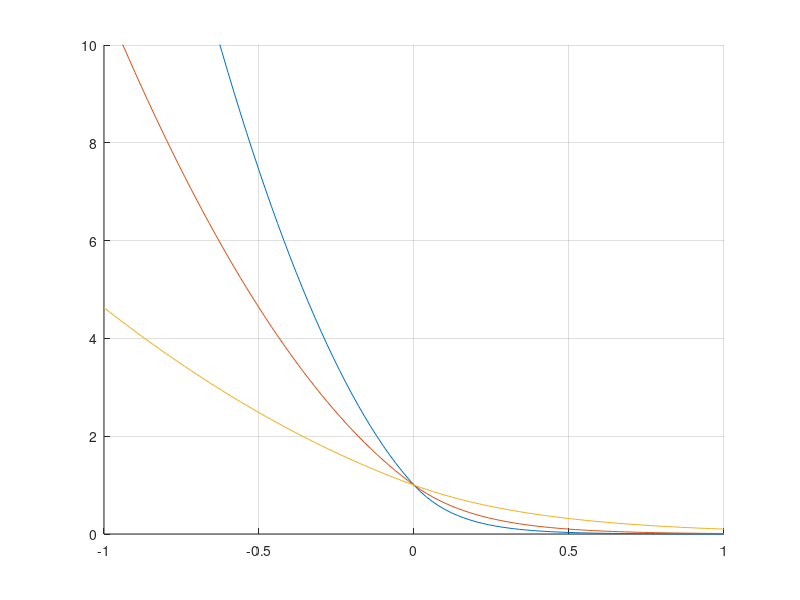
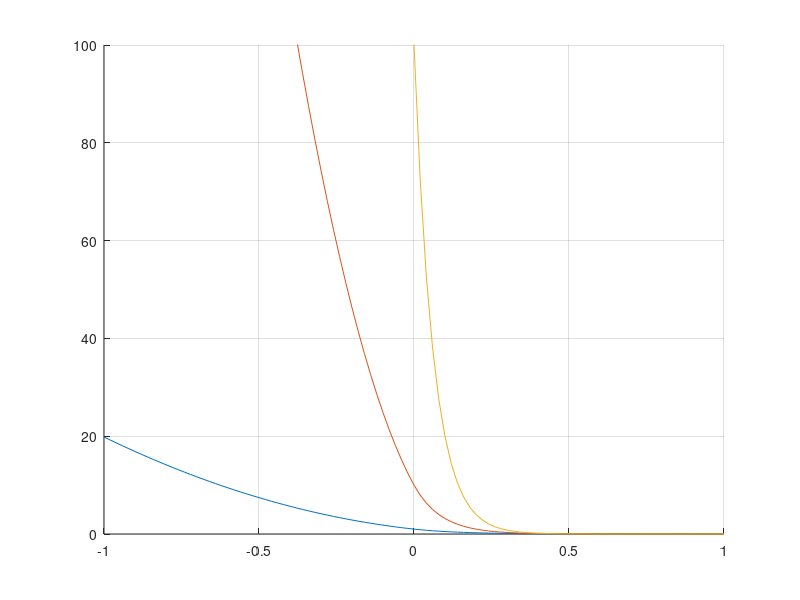
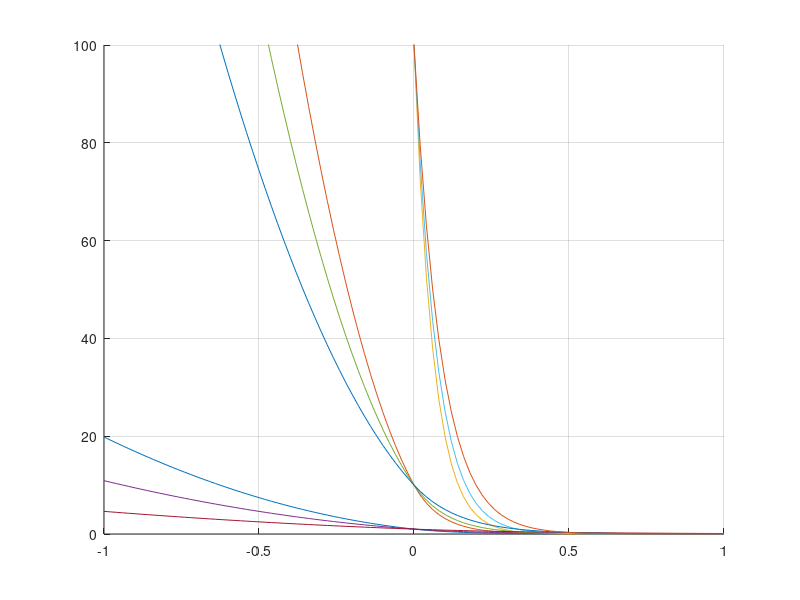

MATLAB code to generate these figures, in order:
% / / / / / / / / / / / / / / / / / / / /
% EXPONENTIAL SOFT CONSTRAINT FORMULATION
% / / / / / / / / / / / / / / / / / / / /

clear;
clc;
close all;

x_off = 0;
x_set = linspace(x_off-1,x_off+1,101)';

iset = 1./[0.001 0.01 0.1]; % these are the sig1's
jset = [1 10 100]; % these are the weights applied externally
for i = 1:length(iset)
    for j = 1:length(jset)
        normalized_state = x_set - x_off;
%         sig_h_exp(normalized_state<0,i,j) = jset(j)*(sqrt(1-normalized_state(normalized_state<0)*log(jset(j)*iset(i)))).^2;
%         sig_h_exp(normalized_state>=0,i,j) = jset(j)*(sqrt(exp(-normalized_state(normalized_state>=0)*log(jset(j)*iset(i))))).^2;
        sig_h_exp(normalized_state<0,i,j) = jset(j)*(1-normalized_state(normalized_state<0)*log(jset(j)*sqrt(iset(i)))).^2;
        sig_h_exp(normalized_state>=0,i,j) = jset(j)*(exp(-normalized_state(normalized_state>=0)*log(jset(j)*sqrt(iset(i))))).^2;
    end
end

%%
figure('color','w'); hold on; grid on;
j=1;
for i = 1:length(iset)
    plot(x_set, sig_h_exp(:,i,j))
end

xlim(x_set([1 end]))
ylim([0 10])

%%
figure('color','w'); hold on; grid on;
i=1;
for j = 1:length(jset)
    plot(x_set, sig_h_exp(:,i,j))
end

xlim(x_set([1 end]))
ylim([0 100])

%%
figure('color','w'); hold on; grid on;
for i = 1:length(iset)
    for j = 1:length(jset)
        plot(x_set, sig_h_exp(:,i,j))
    end
end

xlim(x_set([1 end]))
ylim([0 100])
